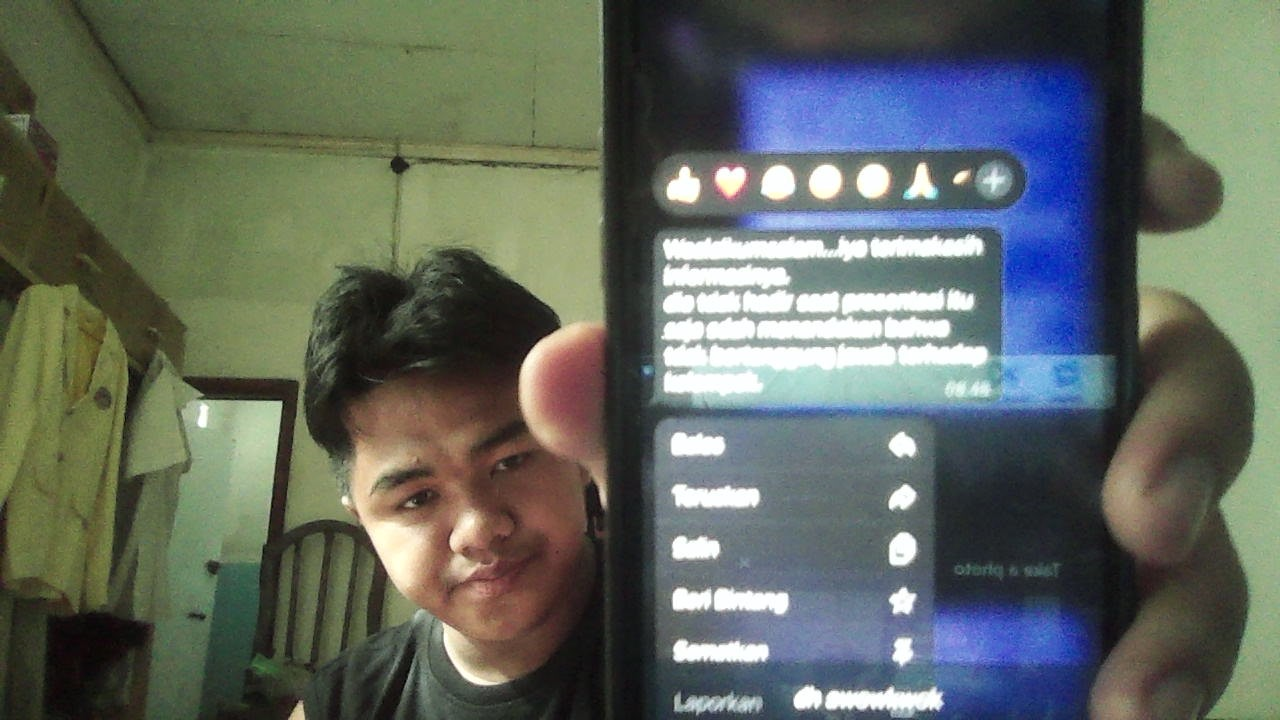
#> input picture Minggu1/Tugas/RiskiGacor.jpg, 1280 x 720 px, found by its file name
$ python ImageProces.py
#> lines starting #> are read from the running program, lines starting #| are printed output that depends on the picture; long printed decimals are rounded
import cv2
import numpy as np

img = cv2.imread("Tugas/Week 1/RiskiGacor.jpg")
#> img is the input picture: shape (720, 1280, 3); mean B, G, R 96.2, 104.3, 96.9

if img is None:
    print("Image not found!")
    exit()

gray = cv2.cvtColor(img, cv2.COLOR_BGR2GRAY)
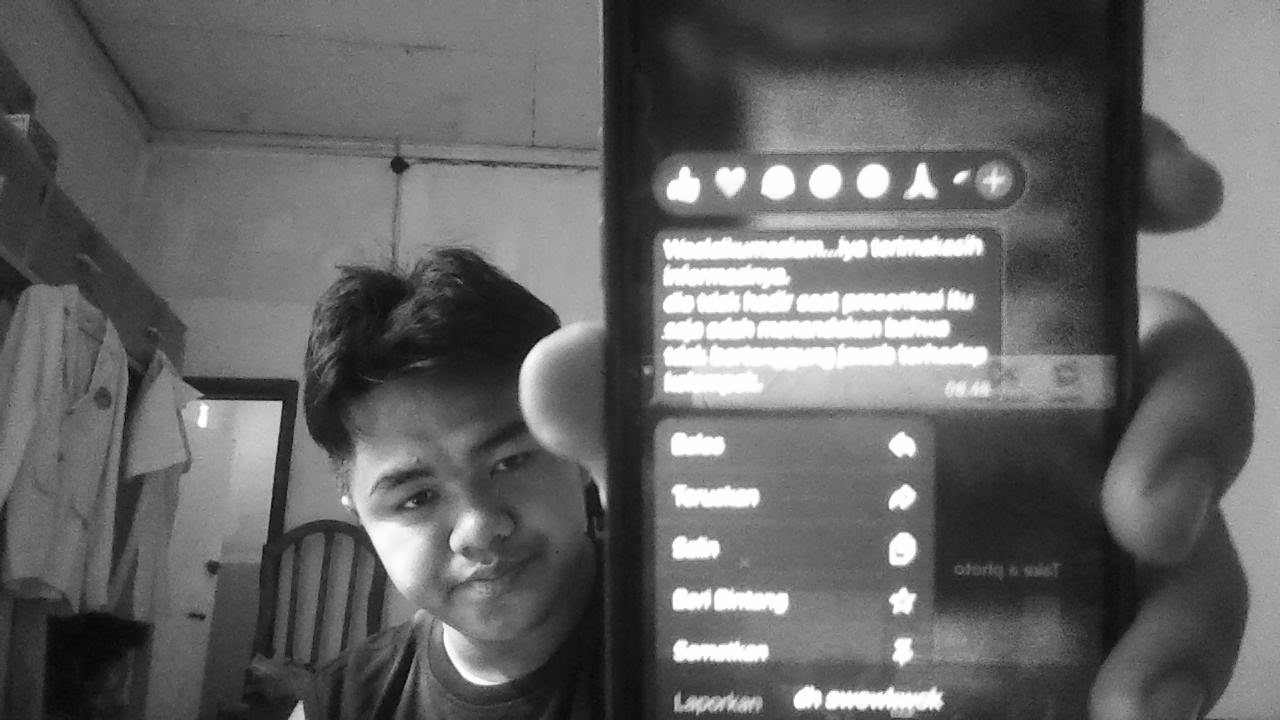
#> gray: shape (720, 1280); min 1, max 255, mean 101.2

# Tampilkan matrix & vector
print(gray[:5, :5])
#| [[77 80 83 83 80]
#|  [79 82 84 85 84]
#|  [79 81 81 81 79]
#|  [84 84 82 79 75]
#|  [88 88 86 83 80]]
print(gray.flatten()[:25])
#| [77 80 83 83 80 78 78 78 81 81 85 87 78 69 72 82 88 85 83 83 86 86 83 79
#|  80]

h, w = gray.shape
#> h = 720; w = 1280
print("Resolution:", w, "x", h)
#| Resolution: 1280 x 720
print("Aspect Ratio:", w/h)
#| Aspect Ratio: 1.778

memory = gray.size * gray.itemsize
#> memory = 921600
print("Memory:", memory/1024, "KB")
#| Memory: 900.0 KB

# Manipulasi citra
crop = gray[100:400, 100:400]
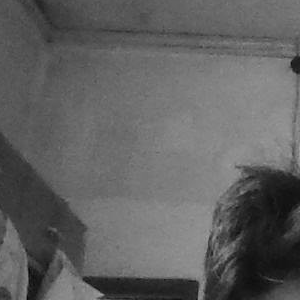
#> crop: shape (300, 300); min 6, max 162, mean 96.6
resize = cv2.resize(gray, (w//2, h//2))
rotate = cv2.rotate(gray, cv2.ROTATE_90_CLOCKWISE)
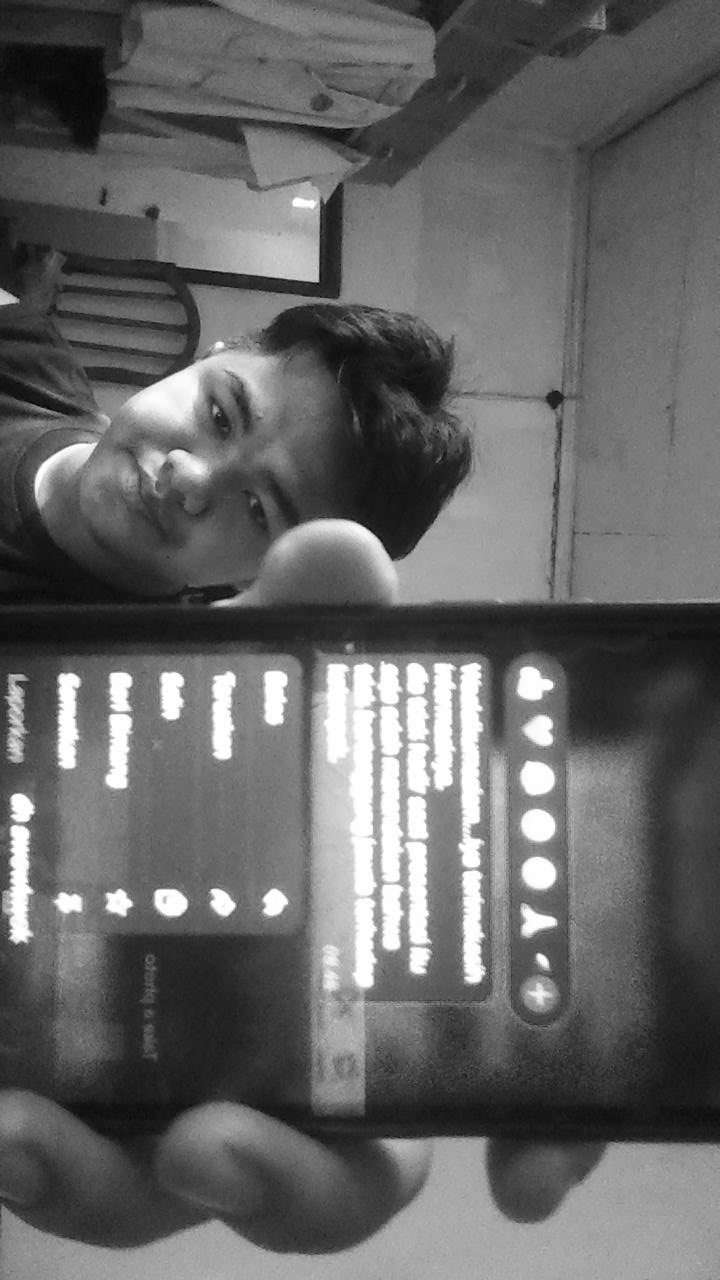
#> rotate: shape (1280, 720); min 1, max 255, mean 101.2
flip = cv2.flip(gray, 1)
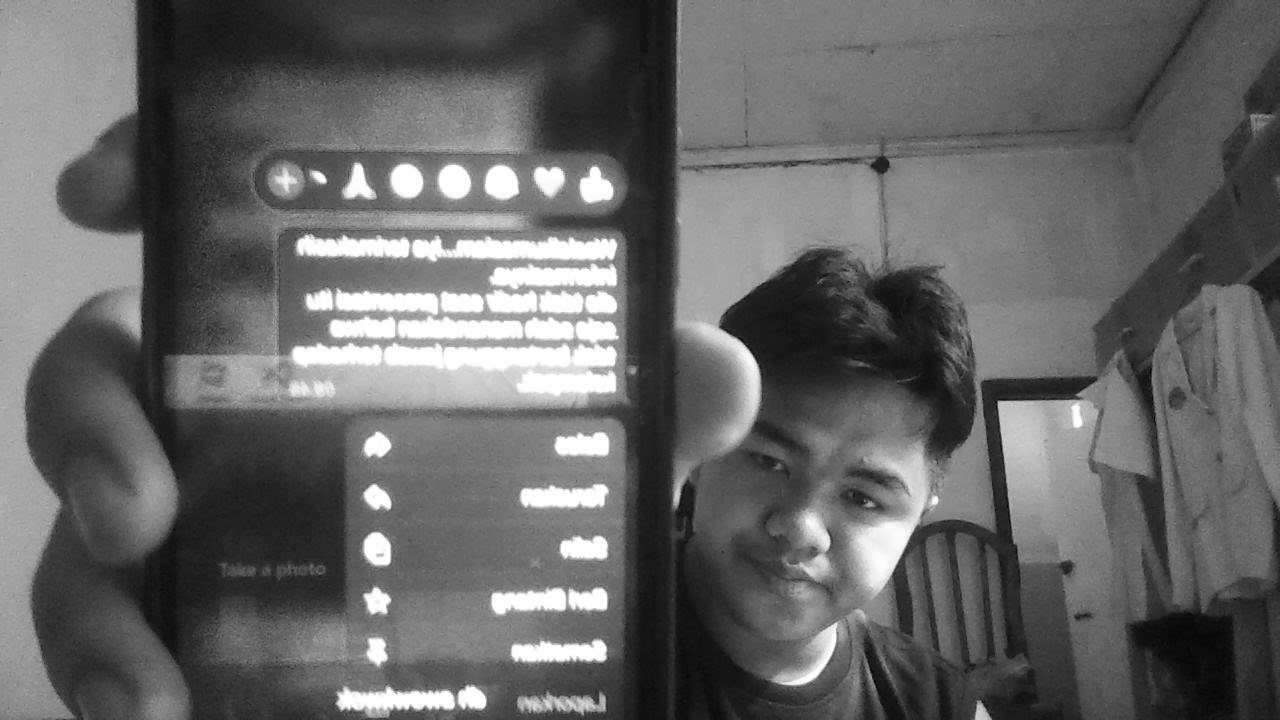
#> flip: shape (720, 1280); min 1, max 255, mean 101.2

# ===== TAMPILAN GAMBAR =====
cv2.imshow("Original", img)
cv2.imshow("Grayscale", gray)
cv2.imshow("Cropped", crop)
cv2.imshow("Resized", resize)
cv2.imshow("Rotated", rotate)
cv2.imshow("Flipped", flip)

cv2.waitKey(0)
cv2.destroyAllWindows()
